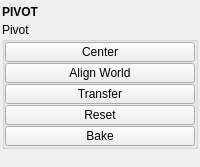
<?xml version="1.0" encoding="UTF-8"?>
<ui version="4.0">
 <class>QtUi</class>
 <widget class="QMainWindow" name="QtUi">
  <property name="enabled">
   <bool>true</bool>
  </property>
  <property name="geometry">
   <rect>
    <x>0</x>
    <y>0</y>
    <width>200</width>
    <height>167</height>
   </rect>
  </property>
  <property name="tabShape">
   <enum>QTabWidget::Triangular</enum>
  </property>
  <property name="dockNestingEnabled">
   <bool>true</bool>
  </property>
  <property name="dockOptions">
   <set>QMainWindow::AllowNestedDocks|QMainWindow::AllowTabbedDocks|QMainWindow::AnimatedDocks|QMainWindow::ForceTabbedDocks</set>
  </property>
  <widget class="QWidget" name="central_widget">
   <property name="minimumSize">
    <size>
     <width>200</width>
     <height>0</height>
    </size>
   </property>
   <layout class="QVBoxLayout" name="verticalLayout_3">
    <property name="leftMargin">
     <number>2</number>
    </property>
    <property name="topMargin">
     <number>2</number>
    </property>
    <property name="rightMargin">
     <number>2</number>
    </property>
    <property name="bottomMargin">
     <number>2</number>
    </property>
    <property name="spacing">
     <number>2</number>
    </property>
    <item>
     <layout class="QVBoxLayout" name="verticalLayout">
      <property name="spacing">
       <number>0</number>
      </property>
      <item>
       <widget class="Header" name="header">
        <property name="minimumSize">
         <size>
          <width>0</width>
          <height>20</height>
         </size>
        </property>
        <property name="font">
         <font>
          <weight>75</weight>
          <bold>true</bold>
         </font>
        </property>
        <property name="text">
         <string>PIVOT</string>
        </property>
       </widget>
      </item>
      <item>
       <widget class="QGroupBox" name="Pivot">
        <property name="enabled">
         <bool>true</bool>
        </property>
        <property name="title">
         <string>Pivot</string>
        </property>
        <layout class="QVBoxLayout" name="verticalLayout_2">
         <property name="spacing">
          <number>1</number>
         </property>
         <property name="leftMargin">
          <number>0</number>
         </property>
         <property name="topMargin">
          <number>0</number>
         </property>
         <property name="rightMargin">
          <number>0</number>
         </property>
         <property name="bottomMargin">
          <number>0</number>
         </property>
         <item>
          <widget class="PushButton" name="tb001">
           <property name="enabled">
            <bool>true</bool>
           </property>
           <property name="minimumSize">
            <size>
             <width>0</width>
             <height>20</height>
            </size>
           </property>
           <property name="maximumSize">
            <size>
             <width>16777215</width>
             <height>20</height>
            </size>
           </property>
           <property name="toolTip">
            <string>Center the the selected object's pivot.</string>
           </property>
           <property name="text">
            <string>Center</string>
           </property>
           <property name="iconSize">
            <size>
             <width>18</width>
             <height>18</height>
            </size>
           </property>
          </widget>
         </item>
         <item>
          <widget class="PushButton" name="tb003">
           <property name="enabled">
            <bool>true</bool>
           </property>
           <property name="minimumSize">
            <size>
             <width>0</width>
             <height>20</height>
            </size>
           </property>
           <property name="maximumSize">
            <size>
             <width>16777215</width>
             <height>20</height>
            </size>
           </property>
           <property name="toolTip">
            <string>Set pivot to world-aligned orientation.</string>
           </property>
           <property name="text">
            <string>Align World</string>
           </property>
           <property name="iconSize">
            <size>
             <width>18</width>
             <height>18</height>
            </size>
           </property>
          </widget>
         </item>
         <item>
          <widget class="PushButton" name="tb002">
           <property name="enabled">
            <bool>true</bool>
           </property>
           <property name="minimumSize">
            <size>
             <width>0</width>
             <height>20</height>
            </size>
           </property>
           <property name="maximumSize">
            <size>
             <width>16777215</width>
             <height>20</height>
            </size>
           </property>
           <property name="toolTip">
            <string>Transfer the pivot orientation from the first given object to the remaining given objects.</string>
           </property>
           <property name="text">
            <string>Transfer</string>
           </property>
           <property name="iconSize">
            <size>
             <width>18</width>
             <height>18</height>
            </size>
           </property>
          </widget>
         </item>
         <item>
          <widget class="PushButton" name="tb000">
           <property name="enabled">
            <bool>true</bool>
           </property>
           <property name="minimumSize">
            <size>
             <width>0</width>
             <height>20</height>
            </size>
           </property>
           <property name="maximumSize">
            <size>
             <width>16777215</width>
             <height>20</height>
            </size>
           </property>
           <property name="toolTip">
            <string>Set pivot to world-aligned orientation.</string>
           </property>
           <property name="text">
            <string>Reset</string>
           </property>
           <property name="iconSize">
            <size>
             <width>18</width>
             <height>18</height>
            </size>
           </property>
          </widget>
         </item>
         <item>
          <widget class="QPushButton" name="b004">
           <property name="enabled">
            <bool>true</bool>
           </property>
           <property name="minimumSize">
            <size>
             <width>0</width>
             <height>20</height>
            </size>
           </property>
           <property name="maximumSize">
            <size>
             <width>16777215</width>
             <height>20</height>
            </size>
           </property>
           <property name="toolTip">
            <string>Set selected object(s) transform to the current tool's custom axis orintaion.</string>
           </property>
           <property name="text">
            <string>Bake</string>
           </property>
           <property name="iconSize">
            <size>
             <width>18</width>
             <height>18</height>
            </size>
           </property>
          </widget>
         </item>
         <item>
          <layout class="QHBoxLayout" name="horizontalLayout"/>
         </item>
        </layout>
       </widget>
      </item>
      <item>
       <spacer name="verticalSpacer">
        <property name="orientation">
         <enum>Qt::Vertical</enum>
        </property>
        <property name="sizeHint" stdset="0">
         <size>
          <width>0</width>
          <height>10</height>
         </size>
        </property>
       </spacer>
      </item>
     </layout>
    </item>
   </layout>
  </widget>
 </widget>
 <customwidgets>
  <customwidget>
   <class>Header</class>
   <extends>QLabel</extends>
   <header>uitk.widgets.header.Header.h</header>
  </customwidget>
  <customwidget>
   <class>PushButton</class>
   <extends>QPushButton</extends>
   <header>widgets.pushbutton.h</header>
  </customwidget>
 </customwidgets>
 <resources/>
 <connections/>
 <designerdata>
  <property name="gridDeltaX">
   <number>5</number>
  </property>
  <property name="gridDeltaY">
   <number>5</number>
  </property>
  <property name="gridSnapX">
   <bool>true</bool>
  </property>
  <property name="gridSnapY">
   <bool>true</bool>
  </property>
  <property name="gridVisible">
   <bool>true</bool>
  </property>
 </designerdata>
</ui>
